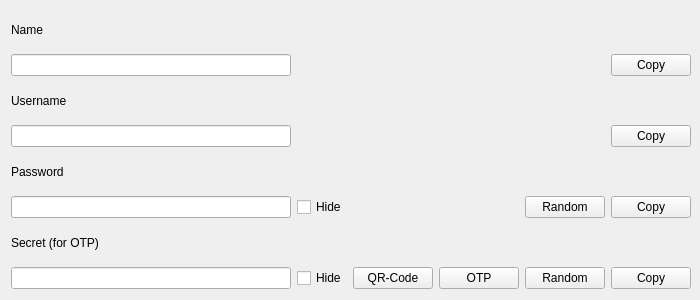
        <widget class="QWidget" name="widget_pws" native="true">
         <property name="sizePolicy">
          <sizepolicy hsizetype="Fixed" vsizetype="Fixed">
           <horstretch>0</horstretch>
           <verstretch>0</verstretch>
          </sizepolicy>
         </property>
         <property name="minimumSize">
          <size>
           <width>700</width>
           <height>300</height>
          </size>
         </property>
         <property name="maximumSize">
          <size>
           <width>703</width>
           <height>16777215</height>
          </size>
         </property>
         <layout class="QGridLayout" name="gridLayout">
          <property name="rightMargin">
           <number>9</number>
          </property>
          <item row="5" column="1">
           <widget class="QCheckBox" name="show_hide">
            <property name="text">
             <string>Hide</string>
            </property>
            <property name="checkable">
             <bool>true</bool>
            </property>
           </widget>
          </item>
          <item row="7" column="3">
           <widget class="QPushButton" name="pushButton_4">
            <property name="text">
             <string>QR-Code</string>
            </property>
           </widget>
          </item>
          <item row="0" column="0">
           <widget class="QLabel" name="label_17">
            <property name="text">
             <string>Name</string>
            </property>
           </widget>
          </item>
          <item row="1" column="6">
           <widget class="QPushButton" name="copy_1">
            <property name="sizePolicy">
             <sizepolicy hsizetype="Fixed" vsizetype="Fixed">
              <horstretch>0</horstretch>
              <verstretch>0</verstretch>
             </sizepolicy>
            </property>
            <property name="text">
             <string>Copy</string>
            </property>
            <property name="checkable">
             <bool>false</bool>
            </property>
           </widget>
          </item>
          <item row="7" column="5">
           <widget class="QPushButton" name="pushButton_7">
            <property name="text">
             <string>Random</string>
            </property>
           </widget>
          </item>
          <item row="5" column="0">
           <widget class="QLineEdit" name="PWS_EditPassword">
            <property name="accessibleName">
             <string>Password:</string>
            </property>
           </widget>
          </item>
          <item row="6" column="0">
           <widget class="QLabel" name="label_22">
            <property name="text">
             <string>Secret (for OTP)</string>
            </property>
           </widget>
          </item>
          <item row="2" column="0">
           <widget class="QLabel" name="label_18">
            <property name="text">
             <string>Username</string>
            </property>
           </widget>
          </item>
          <item row="7" column="6">
           <widget class="QPushButton" name="copy_4">
            <property name="sizePolicy">
             <sizepolicy hsizetype="Fixed" vsizetype="Fixed">
              <horstretch>0</horstretch>
              <verstretch>0</verstretch>
             </sizepolicy>
            </property>
            <property name="text">
             <string>Copy</string>
            </property>
            <property name="checkable">
             <bool>false</bool>
            </property>
           </widget>
          </item>
          <item row="3" column="0">
           <widget class="QLineEdit" name="PWS_EditLoginName">
            <property name="accessibleName">
             <string>Login name:</string>
            </property>
           </widget>
          </item>
          <item row="4" column="0">
           <widget class="QLabel" name="label_19">
            <property name="text">
             <string>Password</string>
            </property>
           </widget>
          </item>
          <item row="7" column="1">
           <widget class="QCheckBox" name="show_hide_2">
            <property name="text">
             <string>Hide</string>
            </property>
            <property name="checkable">
             <bool>true</bool>
            </property>
           </widget>
          </item>
          <item row="1" column="0">
           <widget class="QLineEdit" name="PWS_EditSlotName">
            <property name="accessibleName">
             <string>Slot name:</string>
            </property>
           </widget>
          </item>
          <item row="5" column="6" alignment="Qt::AlignRight">
           <widget class="QPushButton" name="copy_3">
            <property name="sizePolicy">
             <sizepolicy hsizetype="Fixed" vsizetype="Fixed">
              <horstretch>0</horstretch>
              <verstretch>0</verstretch>
             </sizepolicy>
            </property>
            <property name="accessibleDescription">
             <string/>
            </property>
            <property name="text">
             <string>Copy</string>
            </property>
            <property name="checkable">
             <bool>false</bool>
            </property>
           </widget>
          </item>
          <item row="3" column="6">
           <widget class="QPushButton" name="copy_2">
            <property name="sizePolicy">
             <sizepolicy hsizetype="Fixed" vsizetype="Fixed">
              <horstretch>0</horstretch>
              <verstretch>0</verstretch>
             </sizepolicy>
            </property>
            <property name="text">
             <string>Copy</string>
            </property>
            <property name="checkable">
             <bool>false</bool>
            </property>
           </widget>
          </item>
          <item row="7" column="0">
           <widget class="QLineEdit" name="PWS_EditOTP"/>
          </item>
          <item row="5" column="5">
           <widget class="QPushButton" name="pushButton_11">
            <property name="text">
             <string>Random</string>
            </property>
           </widget>
          </item>
          <item row="7" column="4" alignment="Qt::AlignRight">
           <widget class="QPushButton" name="pushButton_otp_copy">
            <property name="text">
             <string>OTP</string>
            </property>
           </widget>
          </item>
         </layout>
        </widget>
